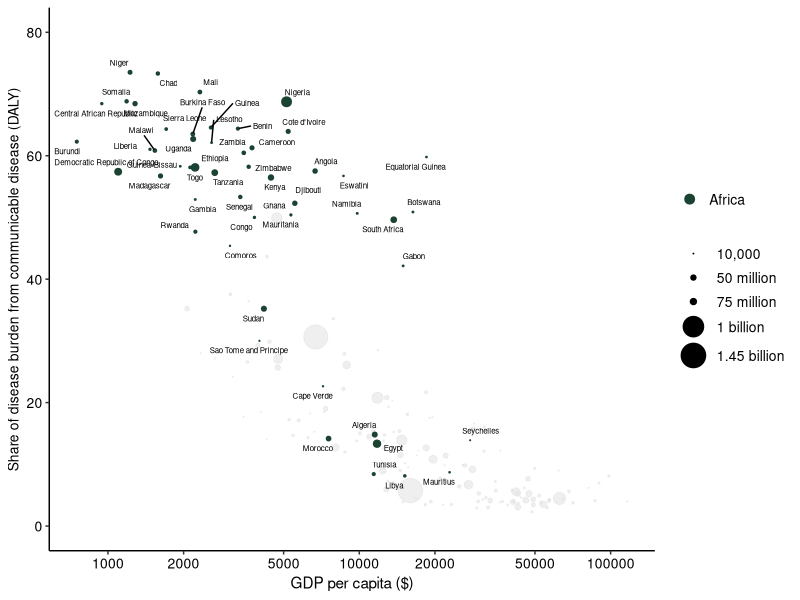
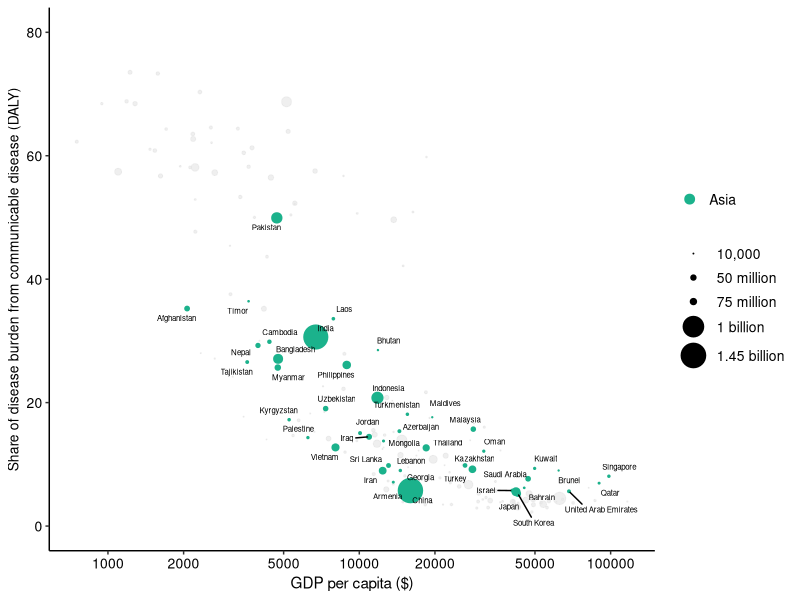
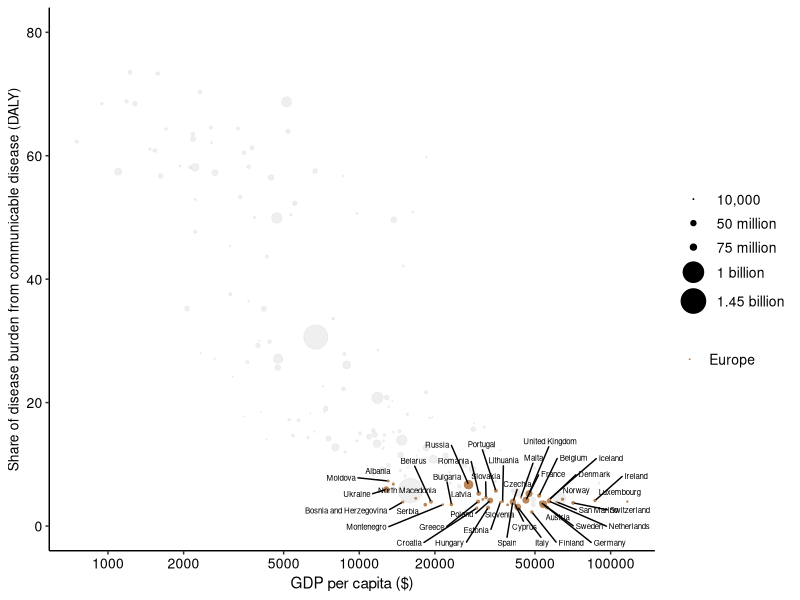
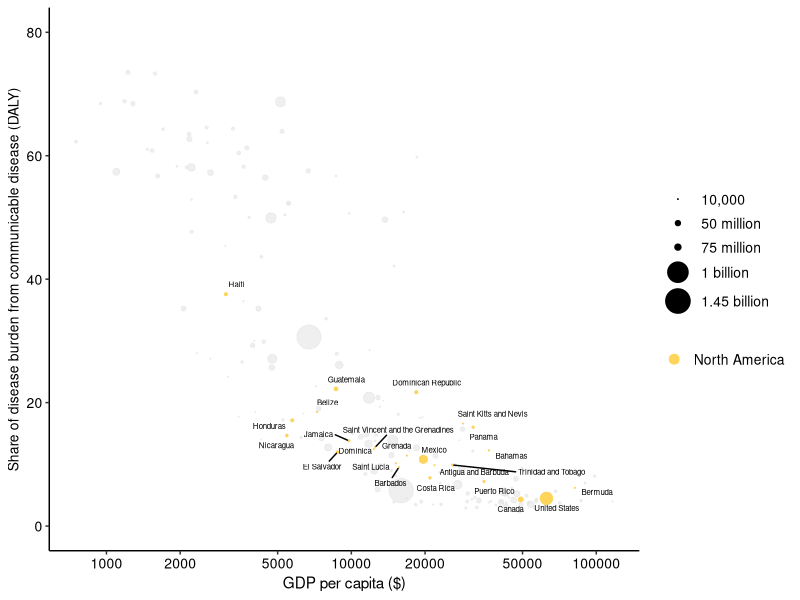
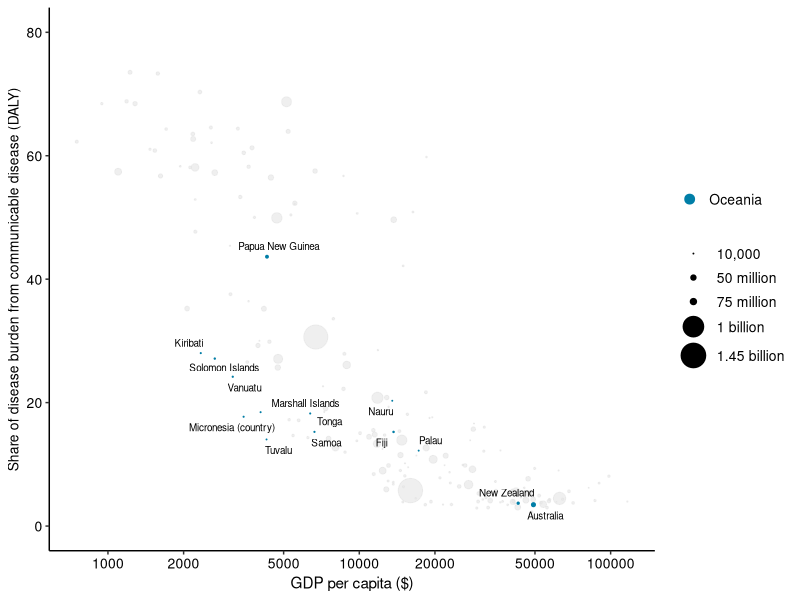
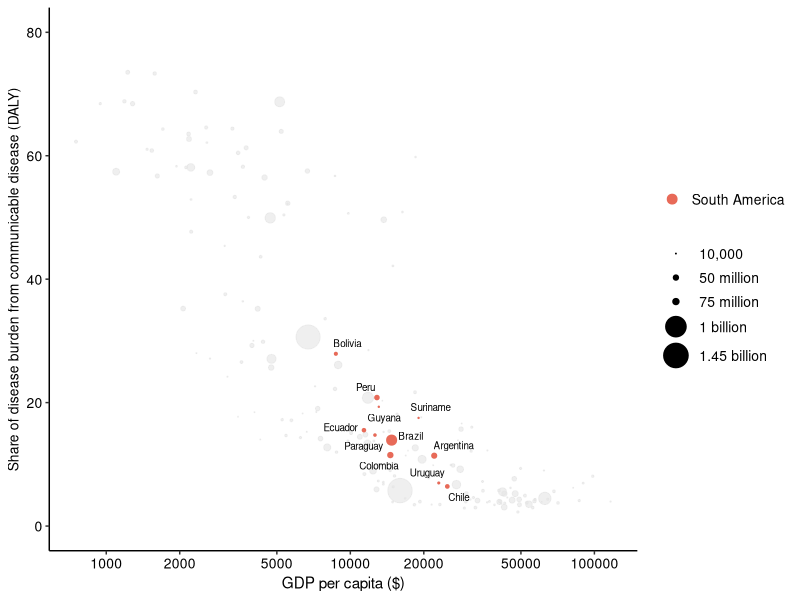
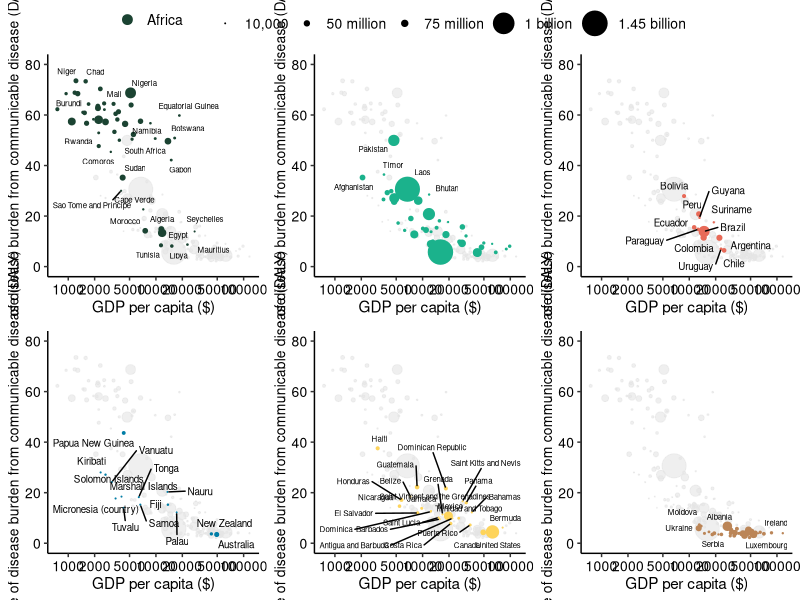

The R script that drew these images, in order:
library(readxl)
library(ggplot2)
library(lubridate)
library(tidyverse)
library(dplyr)
library(ggrepel)
library(ggpubr)

db <- read_xlsx('db.xlsx')
options(scipen=999)

africa <- subset(db, db$Continent == 'Africa') 

africa_db <- ggplot()+
  theme_classic()+
  geom_point(data = db, aes(x=GDP, y=DALY,size = Population), alpha = 0.6, colour = 'grey90')+ 
  geom_point(data = africa, aes(x=GDP, y=DALY,size = Population,colour = Continent))+ 
  theme(axis.text.x = element_text(color="black", size=10))+
  theme(axis.title.y = element_text(color="black", size=10))+
  theme(axis.text.y = element_text(color="black", size=10))+
  scale_color_manual(values=c('#1b4332'), name='')+
  xlab('GDP per capita ($)')+
  ylab('Share of disease burden from communicable disease (DALY)')+
  ylim(0, 80)+
  scale_size(range=c(0,8), limits = c(10000,1450000000), breaks=c(10000, 50000000, 75000000,1000000000, 1450000000), labels=c('10,000', '50 million', '75 million','1 billion', '1.45 billion'))+
  geom_text_repel(data=africa, mapping = aes(x=GDP, y=DALY,label = Entity), size =2.0)+
  coord_cartesian(clip = "off") +
  theme(legend.title = element_blank())+
  theme(legend.position = 'right')+
  theme(legend.text = element_text(color="black", size=10))+
  guides(colour = guide_legend(override.aes = list(size = 3, alpha = 1)))+
  scale_x_continuous(trans = 'log10', breaks = c(1000,2000, 5000, 10000, 20000, 50000, 100000))

africa_db


asia_db <- subset(db, db$Continent == 'Asia') 

asia_db_plot <- ggplot()+
  theme_classic()+
  geom_point(data = db, aes(x=GDP, y=DALY,size = Population), alpha = 0.6, colour = 'grey90')+ 
  geom_point(data = asia_db, aes(x=GDP, y=DALY,size = Population,colour = Continent))+ 
  theme(axis.text.x = element_text(color="black", size=10))+
  theme(axis.title.y = element_text(color="black", size=10))+
  theme(axis.text.y = element_text(color="black", size=10))+
  scale_color_manual(values=c('#1bb28c'), name='')+
  xlab('GDP per capita ($)')+
  ylab('Share of disease burden from communicable disease (DALY)')+
  ylim(0, 80)+
  scale_size(range=c(0,8), limits = c(10000,1450000000), breaks=c(10000, 50000000, 75000000,1000000000, 1450000000), labels=c('10,000', '50 million', '75 million','1 billion', '1.45 billion'))+
  geom_text_repel(data=asia_db, mapping = aes(x=GDP, y=DALY,label = Entity), size =2.0)+
  coord_cartesian(clip = "off") +
  theme(legend.title = element_blank())+
  theme(legend.position = 'right')+
  theme(legend.text = element_text(color="black", size=10))+
  guides(colour = guide_legend(override.aes = list(size = 3, alpha = 1)))+
  scale_x_continuous(trans = 'log10', breaks = c(1000,2000, 5000, 10000, 20000, 50000, 100000))

asia_db_plot

europe_db <- subset(db, db$Continent == 'Europe') 

europe_plot <- ggplot()+
  theme_classic()+
  geom_point(data = db, aes(x=GDP, y=DALY,size = Population), alpha = 0.6, colour = 'grey90')+ 
  geom_point(data = europe_db, aes(x=GDP, y=DALY,size = Population,colour = Continent))+ 
  theme(axis.text.x = element_text(color="black", size=10))+
  theme(axis.title.y = element_text(color="black", size=10))+
  theme(axis.text.y = element_text(color="black", size=10))+
  scale_color_manual(values=c('#bb8557'), name='')+
  xlab('GDP per capita ($)')+
  ylab('Share of disease burden from communicable disease (DALY)')+
  ylim(0, 80)+
  scale_size(range=c(0,8), limits = c(10000,1450000000), breaks=c(10000, 50000000, 75000000,1000000000, 1450000000), labels=c('10,000', '50 million', '75 million','1 billion', '1.45 billion'))+
  geom_text_repel(data=europe_db, mapping = aes(x=GDP, y=DALY,label = Entity), size =2.0, max.overlaps = 40)+
  coord_cartesian(clip = "off") +
  theme(legend.title = element_blank())+
  theme(legend.position = 'right')+
  theme(legend.text = element_text(color="black", size=10))+
  guides(colour = guide_legend(override.aes = list(size = 0, alpha = 1)))+
  scale_x_continuous(trans = 'log10', breaks = c(1000,2000, 5000, 10000, 20000, 50000, 100000))

europe_plot

NA_db <- subset(db, db$Continent == 'North America') 

NA_plot <- ggplot()+
  theme_classic()+
  geom_point(data = db, aes(x=GDP, y=DALY,size = Population), alpha = 0.6, colour = 'grey90')+ 
  geom_point(data = NA_db, aes(x=GDP, y=DALY,size = Population,colour = Continent))+ 
  theme(axis.text.x = element_text(color="black", size=10))+
  theme(axis.title.y = element_text(color="black", size=10))+
  theme(axis.text.y = element_text(color="black", size=10))+
  scale_color_manual(values=c('#fed45b'), name='')+
  xlab('GDP per capita ($)')+
  ylab('Share of disease burden from communicable disease (DALY)')+
  ylim(0, 80)+
  scale_size(range=c(0,8), limits = c(10000,1450000000), breaks=c(10000, 50000000, 75000000,1000000000, 1450000000), labels=c('10,000', '50 million', '75 million','1 billion', '1.45 billion'))+
  geom_text_repel(data=NA_db, mapping = aes(x=GDP, y=DALY,label = Entity), size =2.0, max.overlaps = 40)+
  coord_cartesian(clip = "off") +
  theme(legend.title = element_blank())+
  theme(legend.position = 'right')+
  theme(legend.text = element_text(color="black", size=10))+
  guides(colour = guide_legend(override.aes = list(size = 3, alpha = 1)))+
  scale_x_continuous(trans = 'log10', breaks = c(1000,2000, 5000, 10000, 20000, 50000, 100000))

NA_plot

Oceania_db <- subset(db, db$Continent == 'Oceania') 

Oceania_plot <- ggplot()+
  theme_classic()+
  geom_point(data = db, aes(x=GDP, y=DALY,size = Population), alpha = 0.6, colour = 'grey90')+ 
  geom_point(data = Oceania_db, aes(x=GDP, y=DALY,size = Population,colour = Continent))+ 
  theme(axis.text.x = element_text(color="black", size=10))+
  theme(axis.title.y = element_text(color="black", size=10))+
  theme(axis.text.y = element_text(color="black", size=10))+
  scale_color_manual(values=c('#007ea7'), name='')+
  xlab('GDP per capita ($)')+
  ylab('Share of disease burden from communicable disease (DALY)')+
  ylim(0, 80)+
  scale_size(range=c(0,8), limits = c(10000,1450000000), breaks=c(10000, 50000000, 75000000,1000000000, 1450000000), labels=c('10,000', '50 million', '75 million','1 billion', '1.45 billion'))+
  geom_text_repel(data=Oceania_db, mapping = aes(x=GDP, y=DALY,label = Entity), size =2.5, max.overlaps = 40)+
  coord_cartesian(clip = "off") +
  theme(legend.title = element_blank())+
  theme(legend.position = 'right')+
  theme(legend.text = element_text(color="black", size=10))+
  guides(colour = guide_legend(override.aes = list(size = 3, alpha = 1)))+
  scale_x_continuous(trans = 'log10', breaks = c(1000,2000, 5000, 10000, 20000, 50000, 100000))

Oceania_plot

SA_db <- subset(db, db$Continent == 'South America') 

SA_plot <- ggplot()+
  theme_classic()+
  geom_point(data = db, aes(x=GDP, y=DALY,size = Population), alpha = 0.6, colour = 'grey90')+ 
  geom_point(data = SA_db, aes(x=GDP, y=DALY,size = Population,colour = Continent))+ 
  theme(axis.text.x = element_text(color="black", size=10))+
  theme(axis.title.y = element_text(color="black", size=10))+
  theme(axis.text.y = element_text(color="black", size=10))+
  scale_color_manual(values=c('#e86a58'), name='')+
  xlab('GDP per capita ($)')+
  ylab('Share of disease burden from communicable disease (DALY)')+
  ylim(0, 80)+
  scale_size(range=c(0,8), limits = c(10000,1450000000), breaks=c(10000, 50000000, 75000000,1000000000, 1450000000), labels=c('10,000', '50 million', '75 million','1 billion', '1.45 billion'))+
  geom_text_repel(data=SA_db, mapping = aes(x=GDP, y=DALY,label = Entity), size =2.5, max.overlaps = 40)+
  coord_cartesian(clip = "off") +
  theme(legend.title = element_blank())+
  theme(legend.position = 'right')+
  theme(legend.text = element_text(color="black", size=10))+
  guides(colour = guide_legend(override.aes = list(size = 3, alpha = 1)))+
  scale_x_continuous(trans = 'log10', breaks = c(1000,2000, 5000, 10000, 20000, 50000, 100000))

SA_plot

ggarrange(africa_db, asia_db_plot,SA_plot, Oceania_plot, NA_plot, europe_plot  , nrow =2, ncol = 3, common.legend = TRUE)



